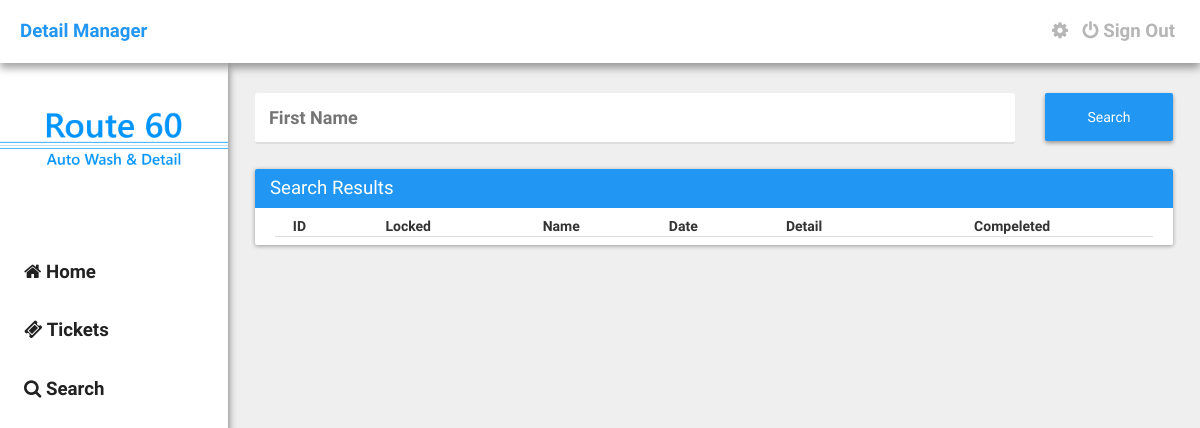
Before: /details/search.php?firstname=matt (signed in) with the older database file.
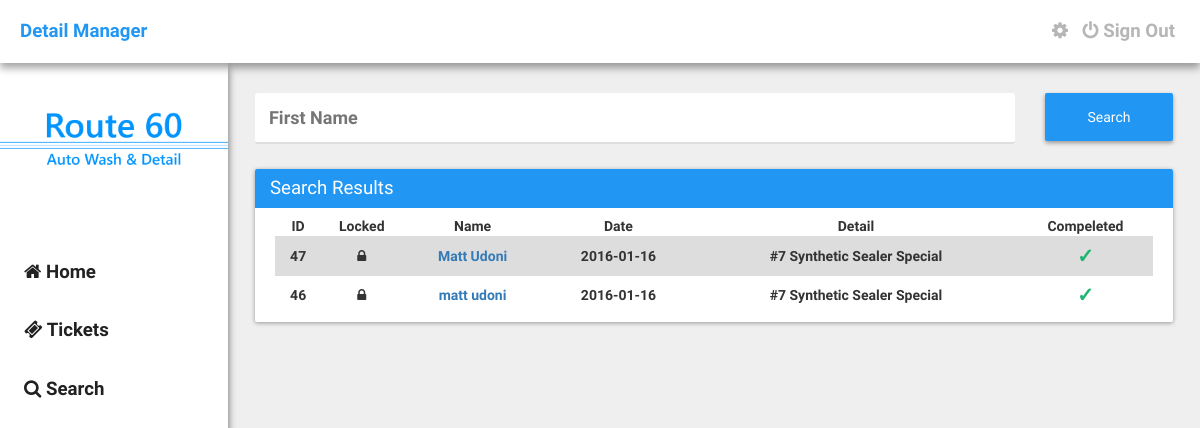
After: the same page with the newer database file.
### tables this page shows
CREATE TABLE `detail_tickets` (
  `id` int(11) NOT NULL,
  `locked` int(11) NOT NULL DEFAULT '0',
  `first_name` text NOT NULL,
  `last_name` text NOT NULL,
  `phone_number` varchar(32) NOT NULL,
  `date` date NOT NULL,
  `vehicle_make` text NOT NULL,
  `vehicle_model` text NOT NULL,
  `vehicle_color` text NOT NULL,
  `discount` int(11) NOT NULL,
  `services` varchar(32) NOT NULL,
  `pre_paid_done` varchar(32) NOT NULL,
  `user_id` varchar(32) NOT NULL,
  `ticket_id` varchar(32) NOT NULL,
  `notes` text NOT NULL,
  `ticket_creator` text NOT NULL,
  `engine` varchar(2) NOT NULL DEFAULT '0',
  `wax` varchar(2) NOT NULL DEFAULT '0',
  `mat` varchar(2) NOT NULL DEFAULT '0'
);

### details/assets/core/init.php (called while the page is built, shortened)
<?php
	$site = "http://".$_SERVER['SERVER_NAME']."/details";
	require("functions/users.php");
	if(logged_in() === true) {
		$session_user_id = $_SESSION['user_id'];
		$user_data = user_data($session_user_id, 'user_id', 'username', 'password', 'avatar', 'active', 'zipcode', 'name');
	}

### details/assets/core/functions/users.php (called while the page is built, shortened)
<?php
	function user_data($user_id) {
		$user_id = (int)$user_id;
		$func_num_args = func_num_args();
		$func_get_args = func_get_args();
		if($func_num_args > 1) {
			unset($func_get_args[0]);
			$fields = '`'.implode('`, `', $func_get_args).'`';
			$data = mysql_fetch_assoc(mysql_query("SELECT $fields FROM `detail_users` WHERE `user_id`='$user_id'"));
			return $data;
		}
	}
	function logged_in() {
		return (isset($_SESSION['user_id'])) ? true : false;
	}
?>

### details/search.php (the view, shortened to what this page needs)
<?php require("./assets/core/init.php"); require("./include/navbar.php"); ?>
<?php
	if(isset($_GET['firstname'])) {
		$fname = $_GET['firstname'];
	}else{
	}
	$sql= "SELECT * FROM detail_tickets WHERE first_name ='".$fname."' ORDER BY id DESC";
	$result=mysql_query($sql);
?>
	<div class="container">
		<form action="" method="POST">
			<div class="row">
				<div class="col-md-10">
					<input type="text" name="firstname" id="firstname" placeholder="First Name" />
				</div>
				<div class="col-md-2">
					<input type="submit" name="searchit" id="searchit" value="Search" class="button-raised" style="margin-top: 10px; height: 48px;" />
				</div>
			</div>
		</form>
		<div class="card">
			<div class="card-title">Search Results</div>
			<div class="card-content">
				<table class="table" padding="10" style="text-align: center;">
					<thead>
						<tr>
							<th>ID</th>
							<th>Locked</th>
							<th>Name</th>
							<th>Date</th>
							<th>Detail</th>
							<th>Compeleted</th>
						</tr>
					</thead>
					<tbody>
						<?php
							while ($row = mysql_fetch_array($result)) {
								$id = $row['id'];
								$services = $row['services'];
								$options = $row['pre_paid_done'];
								if($services == 'wax'){
			                        $servicetitle = "Meguiar's Wax";
			                    }elseif($services == 1) {
			                        $servicetitle = "#1 Interior Only Detail";
			                    }
			                    elseif($services == 2) {
			                        $servicetitle = "#2 Exterior Only Detail";
			                    }
			                    elseif($services == 3) {
			                        $servicetitle = "#3 Complete Interior & Exterior";
			                    }
			                    elseif($services == 4) {
			                        $servicetitle = "#4 Engine Detail";
			                    }
			                    elseif($services == 5) {
			                        $servicetitle = "#5 Paint Restoration";
			                    }
			                    elseif($services == 6) {
			                        $servicetitle = "#6 Ultimate Interior & Exterior";
			                    }
			                    elseif($services == 7) {
                                    $servicetitle = "#7 Synthetic Sealer Special";
                                }
                                elseif($services == "hw") {
                                    $servicetitle = "Hand Wash - Car";
                                }
                                elseif($services == "hwfs") {
                                    $servicetitle = "Hand Wash - Car w/ Full Service";
                                }
                                elseif($services == "hwsuv") {
                                    $servicetitle = "Hand Wash - SUV";
                                }
                                elseif($services == "hwsuvfs") {
                                    $servicetitle = "Hand Wash - SUV w/ Full Service";
                                }
                                if($options == 'Prepaid') {
			                        $option = "<center><h6 style='color: #E14747; margin: 0px; font-size: 20px;'>X</h6></center>";
			                    }elseif($options == 'Paid/Completed') {
			                        $option = "<center><h6 style='color: #20B473; margin: 0px; font-size: 20px;'>&check;</h6></center>";
			                    }elseif($options == 'Appointment') {
                                    $option = "<center><h6 style='color: #FFC017; margin: 0px; font-size: 20px;'><i class='fa fa-clock-o'></i></h6></center>";
                                }
                                if($row['locked'] == 0) {
                                    $locking = "<i class='fa fa-unlock'></i>";
                                }elseif($row['locked'] == 1) {
                                    $locking = "<i class='fa fa-lock'></i>";
                                }
                                echo '<tr>';
                                echo '<td>'.$id.'</td>';
                                echo '<td>'.$locking.'</td>';
                                echo '<td><a href="'.$site.'/ticket?id='.$row['ticket_id'].'">'.$row['first_name'].' '.$row['last_name'].'</a></td>';
                                echo '<td>'.$row['date'].'</td>';
                                echo '<td>'.$servicetitle.'</td>';
                                echo '<td>'.$option.'</td>';
                                echo '</tr>';
							}
						?>
					</tbody>
				</table>
			</div>
		</div>
	</div>
<?php require("./include/footer.php"); ?>

### details/include/navbar.php (shortened to what this page needs)
<!DOCTYPE html>
<html>
<head>
	<link rel="stylesheet" type="text/css" href="<?php echo $site; ?>/assets/css/bootstrap.min.css">
	<link rel="stylesheet" type="text/css" href="<?php echo $site; ?>/assets/css/main.css" />
	<link rel="stylesheet" href="https://maxcdn.bootstrapcdn.com/font-awesome/4.4.0/css/font-awesome.min.css">
</head>
<body>
	<div class="nav">
		<a href="<?php echo $site; ?>" class="brand">Detail Manager</a>
		<div class="right">
			<?php
				if(logged_in() === true) {
					if($user_data['username'] == "route60admin") {
						echo '<a href="'.$site.'/settings" class="navigation"><i class="fa fa-cog"></i></a>';
					}else{
						echo '';
					}
				}else{
					echo '';
				}
			?>
			<?php
				if(logged_in() === true) {
					echo '<a href="'.$site.'/signout" class="navigation"><i class="fa fa-power-off"></i> Sign Out</a>';
				}else{
					echo '<a href="'.$site.'/signin" class="navigation"><i class="fa fa-power-off"></i> Sign In</a>';
				}
			?>
		</div>
	</div>
	<div class="left-nav">
		<div class="header">
		</div>
		<div class="links">
			<a href="<?php echo $site; ?>"><i class="fa fa-home"></i> Home</a>
			<a href="<?php echo $site; ?>/tickets?page=1"><i class="fa fa-ticket"></i> Tickets</a>
			<a href="<?php echo $site; ?>/search"><i class="fa fa-search"></i> Search</a>
		</div>
	</div>

### details/include/footer.php
</body>
</html>

### details/assets/css/main.css (style rules this page uses)
body { margin: 0px; padding: 0px; height: 100%; font-weight: bold; min-height: 100%; background: #EFEFEF; font-family: "RobotoDraft", Arial, sans-serif, Helvetica; }
.right { float: right; }
.nav { width: 100%; z-index: 9999; font-size: 14pt; padding: 18px 20px; position: relative; background: #FFFFFF; box-sizing: border-box; -moz-box-sizing: border-box; -webkit-box-sizing: border-box; box-shadow: 0 5px 8px rgba(0, 0, 0, 0.37); }
.nav > .brand { color: #2196F3; font-weight: bold; text-decoration: none; transition: all 0.18s ease; }
.nav > .right > a { color: #B6B6B6; margin-left: 5px; margin-right: 5px; transition: all 0.18s ease; }
.left-nav { width: 19%; height: 100%; z-index: 9998; position: fixed; background: #FFFFFF; box-shadow: 0 5px 8px rgba(0, 0, 0, 0.58); }
.left-nav > .header { width: 100%; height: 150px; }
.left-nav > .links { width: 100%; margin-top: 30px; }
.left-nav > .links > a { width: 100%; color: #212121; display: block; font-size: 14pt; padding: 16px 24px; text-decoration: none; box-sizing: border-box; transition: all 0.18s ease; -moz-box-sizing: border-box; -webkit-box-sizing: border-box; }
.container { width: 79%; float: right; margin-top: 20px; margin-left: 20px; margin-right: 12px; }
.card { width: 100%; margin-top: 15px; border-radius: 2px; margin-bottom: 15px; background: #FFFFFF; box-shadow: 0 1px 4px rgba(0, 0, 0, 0.37); }
.card > .card-title { color: #FFFFFF; font-size: 14pt; font-weight: 300; padding: 6px 15px; background: #2196F3; border-top-left-radius: 2px; border-top-right-radius: 2px; }
.card > .card-content { padding: 8px 20px; }
.table { width: 100%; }
.table > thead > tr { padding: 1px 5px; border-bottom: 1px solid #DDDDDD; }
.table > tbody > tr:nth-child(odd) { background: #DDDDDD; }
td { padding: 5px; }
.button-raised { width: 100%; border: none; color: #FFFFFF; font-weight: 500; padding: 8px 20px; text-align: center; border-radius: 2px; background: #2196F3; display: inline-block; transition: all 0.3s ease; box-shadow: 0 2px 4px rgba(0, 0, 0, 0.37); }
input[type='text'] { width: 100%; border: none; outline: none; font-size: 18px; margin-top: 10px; padding: 12px 14px; border-radius: 3px; margin-bottom: 10px; border-bottom: 2px solid #DEDEDE; transition: border-bottom 0.18s ease; }

Changed rows visible on the page:
added detail_tickets: id "47", locked 1 (drawn), first_name "Matt", last_name "Udoni", date "2016-01-16", services "#7 Synthetic Sealer Special"
added detail_tickets: id "46", locked 1 (drawn), first_name "matt", last_name "udoni", date "2016-01-16", services "#7 Synthetic Sealer Special"
